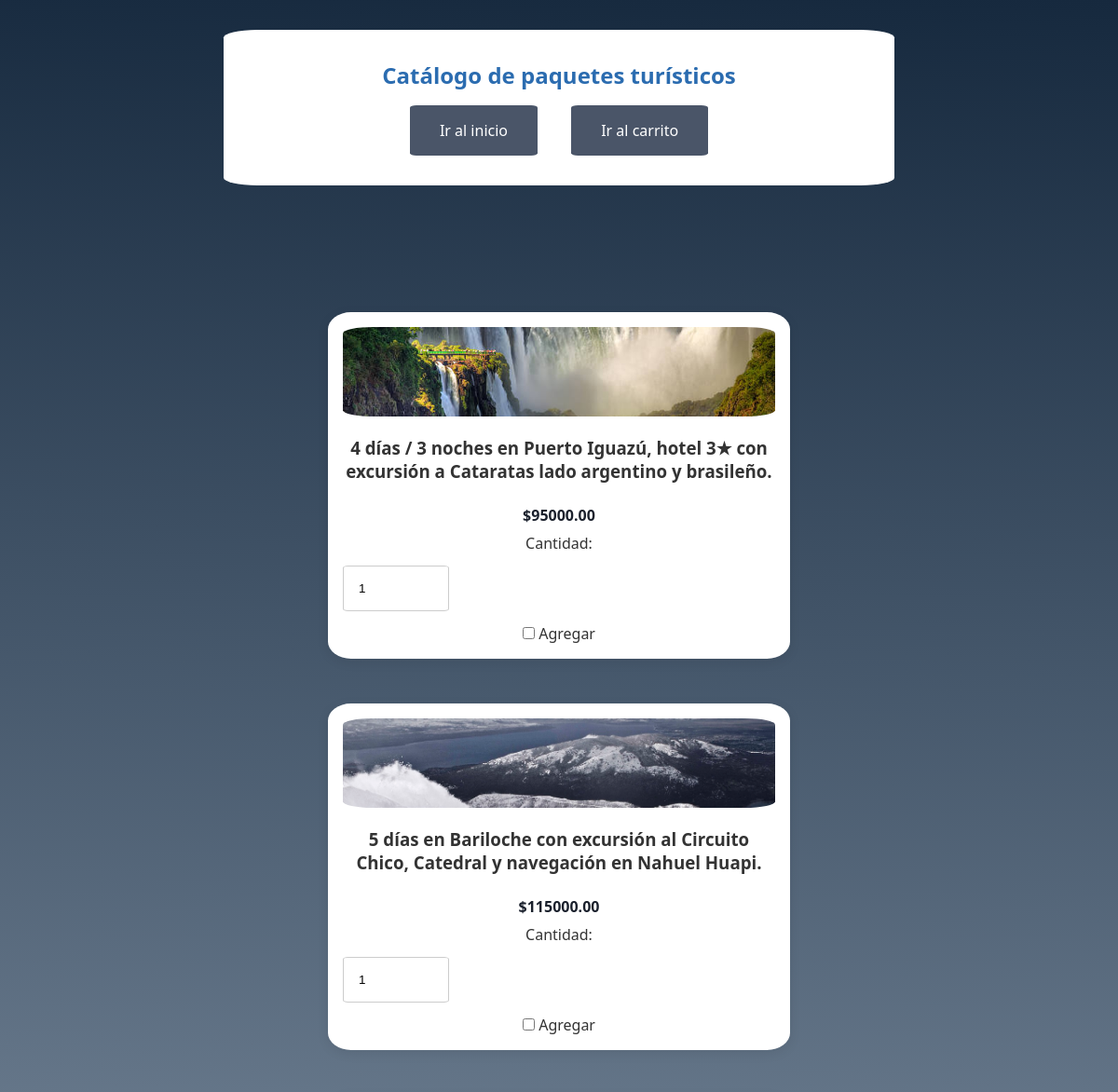
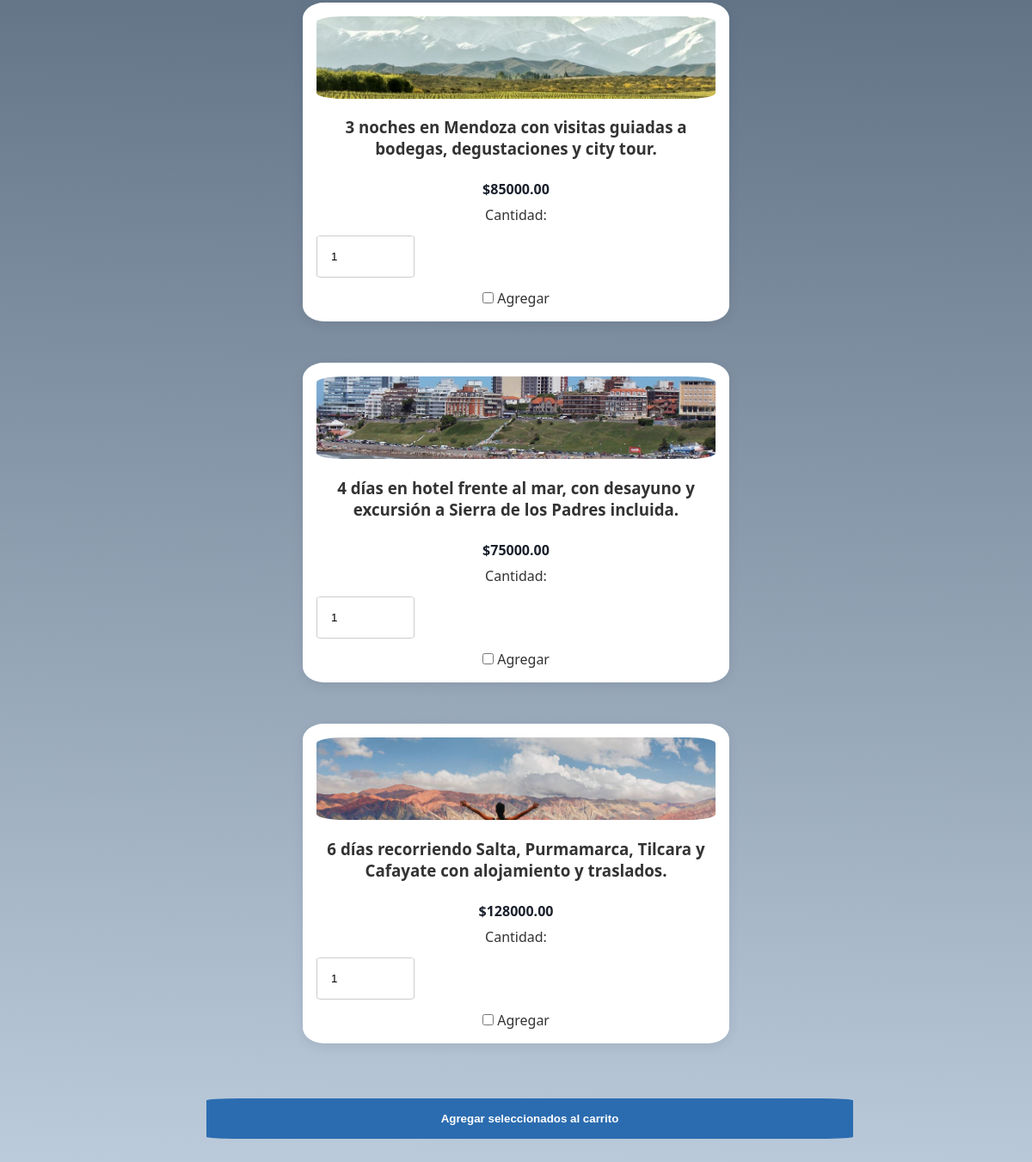
Screenshot of /clientes/productos.php (signed in) with the database file from the repository (2 pictures, top to bottom).
### tables this page shows
CREATE TABLE `productos` (
  `id_producto` int(11) NOT NULL,
  `codigo` varchar(20) NOT NULL,
  `descripcion` varchar(255) NOT NULL,
  `precio` decimal(10,2) NOT NULL,
  `imagen` varchar(255) DEFAULT NULL,
  `estado` varchar(20) DEFAULT 'activo'
);

### clientes/productos.php (the view, shortened to what this page needs)
<?php
include("../includes/conexion.php");
$sql = "SELECT * FROM productos WHERE estado = 'activo'";
$resultado = $conn->query($sql);
?>
<!DOCTYPE html>
<html lang="es">
<head>
    <link rel="stylesheet" href="../css/estilos.css">
</head>
<body><div class="conteiner2">
    <h2>Catálogo de paquetes turísticos</h2>
    <div style="text-align: center;">
        <a href="../index.php" class="boton-volver">Ir al inicio</a>
        <a href="carrito.php" class="boton-volver">Ir al carrito</a>
    </div>
     </div>
    <form action="carrito.php" method="POST">
        <div class="catalogo-productos">
            <?php while ($row = $resultado->fetch_assoc()):
                $img = "../img/" . $row['codigo'] . ".jpg";
            ?>
            <div class="producto-tarjeta">
                <img src="<?= $img ?>" alt="<?= $row['descripcion'] ?>">
                <h3><?= $row['descripcion'] ?></h3>
                <p><strong>$<?= $row['precio'] ?></strong></p>
                <label>Cantidad:</label>
                <input type="number" name="cantidades[<?= $row['id_producto'] ?>]" value="1" min="1">
                <div>
                    <input type="checkbox" name="productos[]" value="<?= $row['id_producto'] ?>">
                    <label>Agregar</label>
                </div>
            </div>
            <?php endwhile; ?>
        </div>
        <div style="text-align: center; margin-top: 20px;">
            <input type="submit" value="Agregar seleccionados al carrito">
        </div>
    </form>
</body>
</html>

### css/estilos.css (style rules this page uses)
* { margin: 0; padding: 0; box-sizing: content-box; }
body { font-family: 'Segoe UI', Tahoma, Geneva, Verdana, sans-serif; background: linear-gradient(2deg, hsl(211, 33%, 81%), #16293e); background-repeat: no-repeat; background-size: cover; color: #333333; background-attachment: fixed; margin: 0; padding: 0; }
.conteiner2 { background-color: white; width: 90vh; padding-bottom: 1rem; display: block; border-radius: 5%; align-items: center; margin: 0 auto; }
h2 { padding-top: 2rem; text-align: center; margin-top: 2rem; color: #2b6cb0; }
.boton-volver { margin: 10px 10px; }
form { max-width: 45rem; margin: 2rem auto; padding: 2.5rem; border-radius: 7%; }
form input[type="text"], form input[type="email"], form input[type="password"], form input[type="number"] { width: 100%; padding: 1rem; margin-bottom: 1rem; border: 1px solid #ccc; border-radius: 5%; }
form input[type="submit"] { width: 100%; padding: 1rem; background-color: #2b6cb0; color: white; border: none; border-radius: 5%; font-weight: bold; transition: background 0.3s ease; cursor: pointer; }
.boton-volver { display: inline-block; margin: 1rem 1rem; padding: 1rem 2rem; background-color: #4a5568; color: white; border-radius: 5%; text-decoration: none; text-align: center; transition: background 0.3s ease; }
p { text-align: center; font-size: 1rem; color: #4a5568; margin-top: 1rem; }
strong { color: #1a202c; }
.catalogo-productos { display: flex; flex-wrap: wrap; justify-content: center; gap: 3rem; margin: 3rem auto; padding: 1rem; }
.producto-tarjeta { background: #fff; border-radius: 5%; box-shadow: 0 0.2rem 0.8rem rgba(0,0,0,0.08); padding: 1rem; width: 29rem; text-align: center; transition: transform 0.2s ease; display: flex; flex-direction: column; justify-content: space-between; gap: 8px; }
.producto-tarjeta img { width: 100%; height: 6rem; object-fit: cover; border-radius: 7%; margin-bottom: 0.8rem; }
.producto-tarjeta input[type="number"] { width: 5rem; margin: 5px 0; }

### rows the page displays
productos: shows a picture, descripcion "4 días / 3 noches en Puerto Iguazú, hotel 3★ con excursión a Cataratas lado argentino y brasileño.", precio "95000.00", id_producto "1"
productos: shows a picture, descripcion "5 días en Bariloche con excursión al Circuito Chico, Catedral y navegación en Nahuel Huapi.", precio "115000.00"
productos: shows a picture, descripcion "3 noches en Mendoza con visitas guiadas a bodegas, degustaciones y city tour.", precio "85000.00"
productos: shows a picture, descripcion "4 días en hotel frente al mar, con desayuno y excursión a Sierra de los Padres incluida.", precio "75000.00"
productos: shows a picture, descripcion "6 días recorriendo Salta, Purmamarca, Tilcara y Cafayate con alojamiento y traslados.", precio "128000.00"
